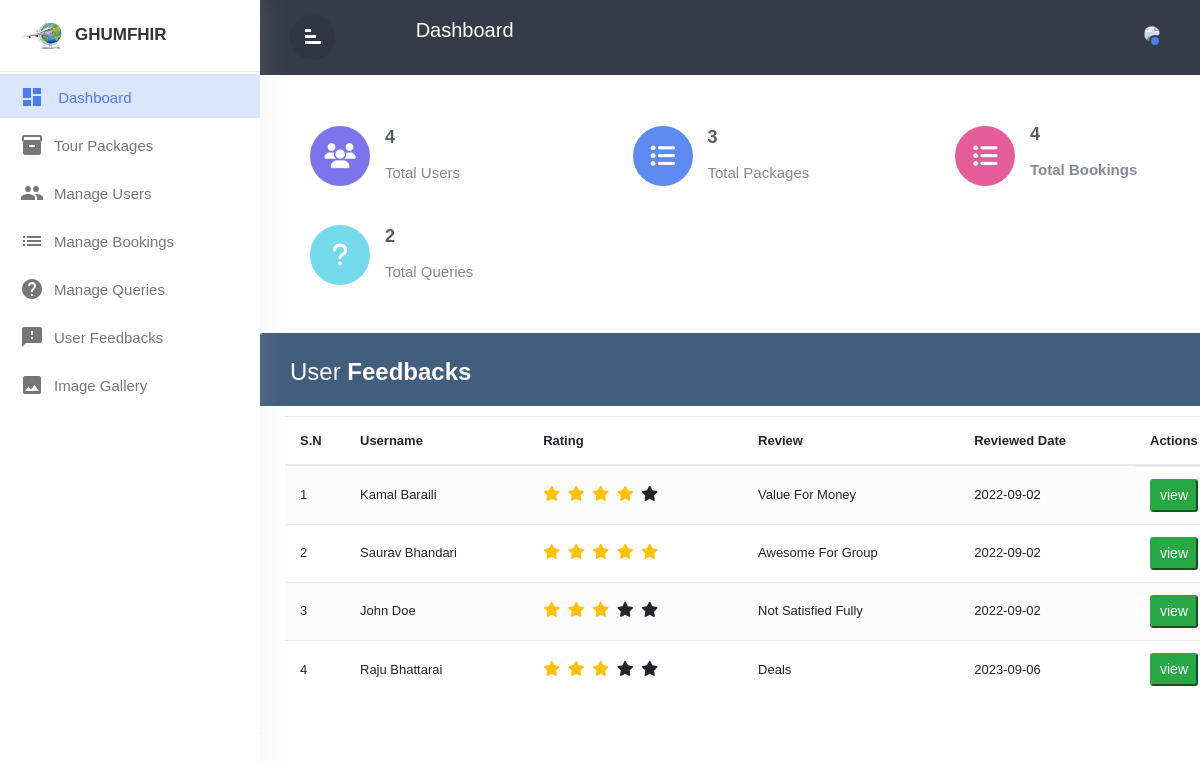
Page /Admin/userfeedbacks.php (signed in) on the committed database.
### tables this page shows
CREATE TABLE `usersreview` (
  `id` int(11) NOT NULL,
  `packageid` int(11) NOT NULL,
  `username` varchar(200) NOT NULL,
  `rating` int(11) NOT NULL,
  `review` varchar(200) NOT NULL,
  `date` date NOT NULL
);

### Admin/userfeedbacks.php (called while the page is built, shortened)
<?php
    include './nav.php';
    include './feedbacks.php';
?>

### Admin/feedbacks.php (the view, shortened to what this page needs)
<?php
    global $pdo;
    $sql = "SELECT * FROM usersreview";
    $statement = $pdo->query($sql);
    $feedbacks = $statement->fetchAll(PDO::FETCH_ASSOC);
?>
<div class="main">
    <div class="container-xl">
        <div class="table-responsive">
            <div class="table-wrapper">
                <div class="table-title">
                    <div class="row">
                        <div class="col-sm-6">
                            <h2>User <b>Feedbacks</b></h2>
                        </div>
                    </div>
                </div>
                <table class="table table-striped table-hover" id="queriesTable">
                    <thead>
                        <tr>
                            <th>
                                <span>
                                    S.N
                                </span>
                            </th>
                            <th>Username</th>
                            <th>Rating</th>
                            <th>Review </th>
                            <th>Reviewed Date</th>
                            <th>Actions</th>
                        </tr>
                    </thead>
                    <tbody>
                        <?php
                            $j = 0;
                            foreach($feedbacks as $feedback){
                                $j = $j + 1;
                            ?>
                            <tr>
                            <td>
                                <span>
                                    <?= $j;?>
                                </span>
                            </td>
                            <td><?=$feedback['username'];?></td>
                            <td>
                            <?php for($i =1;$i<=5;$i++){
                                    if($i<=$feedback['rating']) {?>
                                        <i style="font-size:15px;" class="fas fa-star mr-1 text-warning fs-"></i>
                                    <?php
                                    }
                                    else{
                                        ?>
                                       <i style="font-size:15px;" class="fas fa-star star-light mr-1 main_star"></i>
                                        <?php
                                    }
                                }?>
                            </td>
                            <td><?=$feedback['review'];?></td>
                            <td><?=$feedback['date'];?></td>
                            <td class="d-flex">
                                <button type="button" class="viewFeedbackaBtn btn-sm btn-success mr-1" value="<?=$feedback['id'];?>" data-toggle="modal">view</button>
                            </td>
                        </tr>
                        <?php }
                        ?>
                    </tbody>
                </table>
            </div>
        </div>
    </div>

### Admin/style.css (style rules this page uses)
* { margin: 0; padding:0; box-sizing:border-box; font-family:'Poppins' ,sans-serif; }
body,html { line-height:1.8; font-family:'Poppins',sans-serif; color:#555e58; text-transform:capitalize; font-weight:400; margin:0px; padding:0px; }
h1,h2,h3,h4,h5,h6,.h1,.h3,.h4 { font-weight:400; line-height:1.5em; }
a { color:#333; font-weight:400; }
button { cursor:pointer; }
ul,ol { padding:0px; margin:0px; list-style:none; }
a,a:hover,a:focus { color:#333; text-decoration:none; transition:all 0.3s; }
.wrapper { position:relative; width:100%; overflow:auto; }
#sidebar { position:fixed; height:100%!important; top:0; left:0; bottom:0; z-index:11; width:260px; overflow:auto; transition:all 0.3s; background-color:#fff; box-shadow:0 0 30px 0 rgba(200 200 200 / 20%); }
#sidebar .sidebar-header { padding:20px; background-color:#fff; border-bottom:1px solid #eee; }
.sidebar-header h3 { color:#333; font-size:17px; margin:0px; text-transform:uppercase; transition:all 0.5s ease; font-weight:600; }
.sidebar-header h3 img { width:45px; margin-right:10px; }
#sidebar ul li { padding:2px 0px; }
#sidebar ul li.active> a { color:#4c7cf3; background-color:#DBE5FD; }
#sidebar ul li.active> a i { color:#4c7cf3; }
#sidebar ul li a { padding:5px 10px 5px 20px; line-height:30px; font-size:15px; position:relative; font-weight:400; display:block; color:#777777; text-transform:capitalize; }
#sidebar ul li a i { position:relative; margin-right:10px; top:6px; }
.main { color: #566787; background: #f5f5f5; font-family: 'Varela Round', sans-serif; font-size: 13px; }
.table-responsive { margin: 30px 0; }
.table-wrapper { background: #fff; padding: 20px 25px; border-radius: 3px; min-width: 1000px; box-shadow: 0 1px 1px rgba(0,0,0,.05); }
.table-title { padding-bottom: 15px; background: #435d7d; color: #fff; padding: 16px 30px; min-width: 100%; margin: -20px -25px 10px; border-radius: 3px 3px 0 0; }
.table-title h2 { margin: 5px 0 0; font-size: 24px; }
table.table tr th, table.table tr td { border-color: #e9e9e9; padding: 12px 15px; vertical-align: middle; }
table.table tr th:first-child { width: 60px; }
table.table tr th:last-child { width: 100px; }
table.table-striped tbody tr:nth-of-type(odd) { background-color: #fcfcfc; }
table.table td i { font-size: 19px; }

### rows in the picture
usersreview: username "Kamal Baraili", rating 4 (drawn), review "Value For Money", date "2022-09-02", $feedback['id'] 17 (drawn)
usersreview: username "Saurav Bhandari", rating 5 (drawn), review "Awesome For Group", date "2022-09-02", $feedback['id'] 18 (drawn)
usersreview: username "John Doe", rating 3 (drawn), review "Not Satisfied Fully", date "2022-09-02", $feedback['id'] 19 (drawn)
usersreview: username "Raju Bhattarai", rating 3 (drawn), review "Deals", date "2023-09-06", $feedback['id'] 20 (drawn)

### other values in the picture
$number_of_users "4"
$total_packages "3"
$total_bookings "4"
$total_queries "2"
